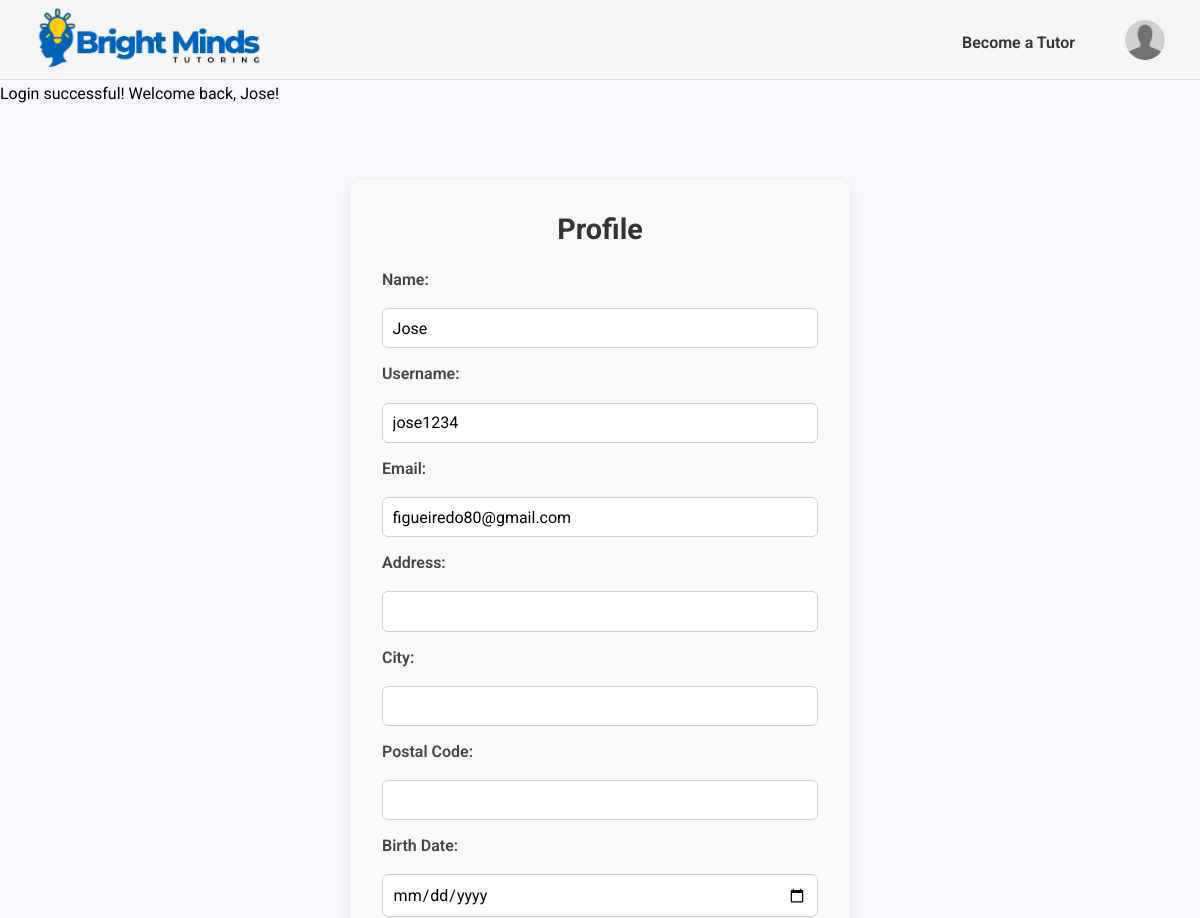
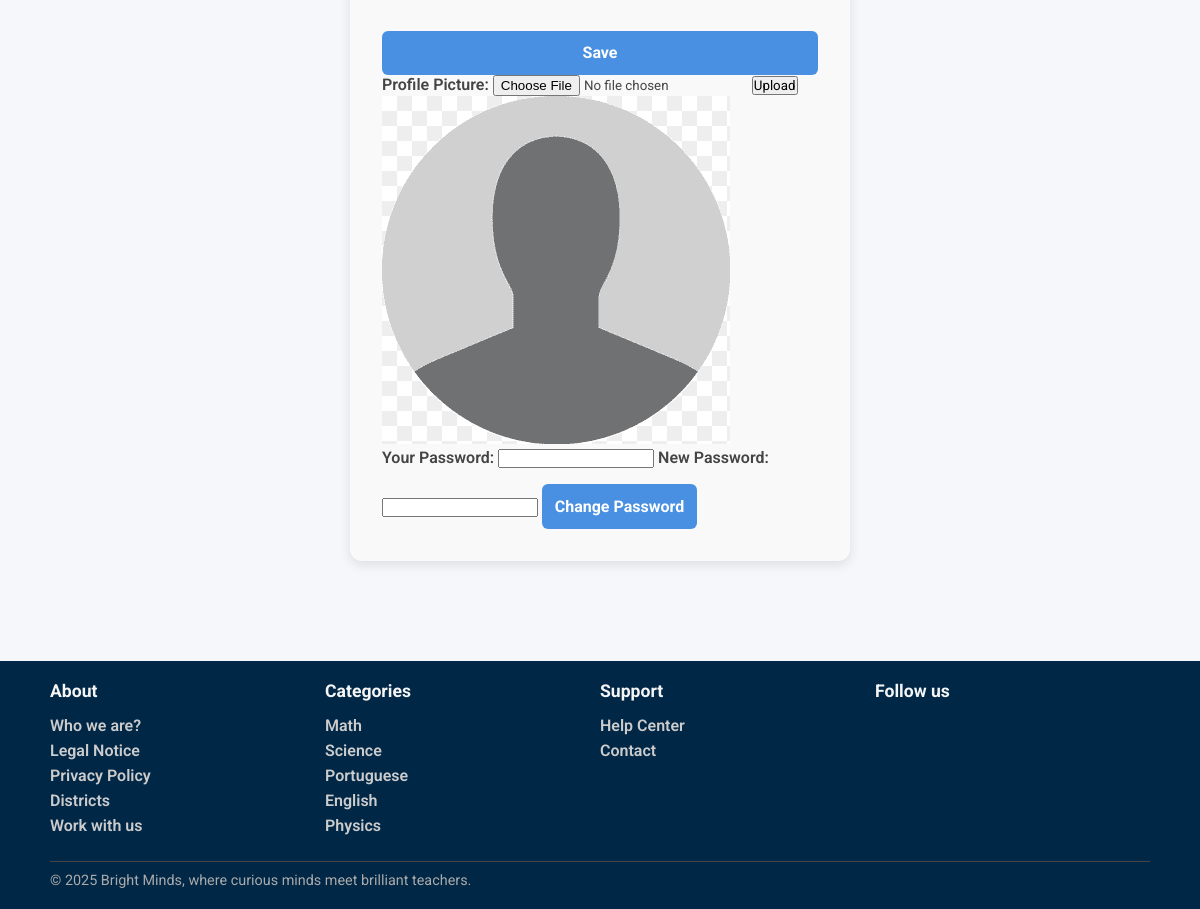
The page /pages/profile.php (signed in) on the database its author committed (2 pictures, top to bottom).
### tables this page shows
CREATE TABLE User (
    user_id INTEGER PRIMARY KEY,
    username TEXT UNIQUE NOT NULL,
    name TEXT NOT NULL,
    birth_date DATE,
    email TEXT UNIQUE NOT NULL,
    password TEXT NOT NULL,
    usertype TEXT CHECK(usertype IN ('student', 'tutor', 'admin')) NOT NULL,
    address TEXT,
    postal_code TEXT,
    city TEXT,
    registration_date DATE NOT NULL,
    profile_image TEXT
);

CREATE TABLE Category(
    category_name TEXT PRIMARY KEY
);

### pages/profile.php (called while the page is built)
<?php
    require_once(__DIR__. '/../templates/common.tpl.php');
    require_once(__DIR__. '/../templates/user.tpl.php');
    require_once(__DIR__.'/../database/connection.db.php');
    require_once(__DIR__.'/../database/categories.php');
    $session = new Session();
    $db = getDatabaseConnection();
    $categories  = getAllCategories($db);
    $user = User::getUserbyId($db,intval($session->getId()));
    drawHeader($session);
    drawEditProfile($user, $session);
    drawFooter($categories);
?>

### utils/session.php (called while the page is built, shortened)
<?php
  class Session {
    private array $messages;
    public function __construct() {
      $this->messages = isset($_SESSION['messages']) ? $_SESSION['messages'] : array();
    }
    public function isLoggedIn() : bool {
      return isset($_SESSION['id']);
    }
    public function getId() : ?int {
      return isset($_SESSION['id']) ? $_SESSION['id'] : null;
    }
    public function getUserType() : ?string {
      return isset($_SESSION['user_type']) ? $_SESSION['user_type'] : null;
    }
    public function getPhoto(): ?string{
      return isset($_SESSION['photo']) ? $_SESSION['photo'] : null;
    }
    public function getMessages() {
      return $this->messages;
    }
  }
?>

### database/user.class.php (called while the page is built, shortened)
<?php
  class User {
    public function __construct(int $id, string $username, string $name, string $email, string $password, string $user_type, string $registration_date, ?string $birth_date, ?string $address, ?string $postal_code, ?string $city, ?string $profile_image) {
      $this->username = $username;
      $this->name= $name;
      $this->email = $email;
      $this->birth_date= $birth_date;
      $this->address = $address;
      $this->postal_code = $postal_code;
      $this->city=$city;
    }
    static function getUserbyId(PDO $db, int $id) : User {
      $stmt = $db->prepare('SELECT * FROM User WHERE user_id = ?');
      $stmt->execute(array($id));
      $user = $stmt->fetch();
      return new User(
          intval($user['user_id']),
          $user['username'],
          $user['name'],
          $user['email'],
          $user['password'],
          $user['usertype'],
          $user['registration_date'],
          $user['birth_date'],
          $user['address'],
          $user['postal_code'],
          $user['city'],
          $user['profile_image']
        );
    }
  }
?>

### database/categories.php (called while the page is built, shortened)
<?php
  function getAllCategories(PDO $db) {
    $stmt = $db->prepare('SELECT category_name
                          FROM Category');
    $stmt->execute();
    return $stmt->fetchAll();
  }
?>

### templates/user.tpl.php (the view, shortened to what this page needs)
<?php
  require_once(__DIR__. '/../utils/session.php');
  require_once(__DIR__.'/../database/user.class.php');
?>
<?php function drawEditProfile(User $user,Session $session){ ?>
  <section id="editProfile">
    <h2>Profile</h2>
    <form action="../actions/action_edit_profile.php" method="post" class="profile">
        <label for="name">Name:</label>
        <input id="name" type="text" name="name" value="<?=htmlspecialchars($user->name)?>">
        <label for="username">Username:</label>
        <input id="username" type="text" name="username" value="<?=htmlspecialchars($user->username)?>">
        <label for="email">Email:</label>
        <input id="email" type="text" name="email" value="<?=htmlspecialchars($user->email)?>">
        <label for="address">Address:</label>
        <input id="address" type="text" name="address" value="<?=htmlspecialchars($user->address)?>">
        <label for="city">City:</label>
        <input id="city" type="text" name="city" value="<?=htmlspecialchars($user->city)?>">
        <label for="postal_code">Postal Code:</label>
        <input id="postal_code" type="text" name="postal_code" value="<?=htmlspecialchars($user->postal_code)?>">
        <label for="birth_date">Birth Date:</label>
        <input id="birth_date" type="date" name="birth_date" value="<?=htmlspecialchars($user->birth_date)?>">
        <button type="submit">Save</button>
    </form>
    <form action="../actions/action_uploadPhoto.php" method="post" enctype="multipart/form-data">
        <label>Profile Picture: <input type="file" name="image"></label>
        <input type="submit" value="Upload">
      </form>
      <img src="<?= $session->getPhoto() ?>" alt="Profile image" >
      <form action="../actions/action_changePassword.php" method="post">
        <label for="your_password">Your Password:</label>
        <input type="password" name="password" required>
        <label for="new_password">New Password:</label>
        <input type="password" name="new_password" required>
        <button type="submit">Change Password</button>
      </form>
  </section>
<?php } ?>

### templates/common.tpl.php (shortened to what this page needs)
<?php
    require_once(__DIR__. '/../utils/session.php');
    require_once(__DIR__.'/../database/user.class.php');
?>
<?php function drawHeader(Session $session){ ?>
    <!DOCTYPE html>
    <html>
        <head>
            <link rel="stylesheet" href="../css/style.css">
            <link rel="stylesheet" href="../css/profile.css">
            <link rel="stylesheet" href="../css/services.css">
            <link rel="stylesheet" href="../css/service_detail.css">
            <link rel="stylesheet" href="../css/admin.css">
            <link rel="stylesheet" href="../css/services_manage.css">
            <link rel="stylesheet" href="../css/client_booking.css">
            <link rel="stylesheet" href="../css/message.css">
        </head>
        <body>
            <header>
                <nav>
                    <a href="../pages/index.php"><img id="logo" src="../docs/BrightMinds_logo.png" alt="BrightMinds Logo"></a>
                    <?php
                        if($session->isLoggedIn()) drawUserNav($session);
                        else drawVisitorNav();
                    ?>
                </nav>
                <section id="messages">
                    <?php foreach ($session->getMessages() as $messsage) { ?>
                        <article class="<?=$messsage['type']?>">
                            <?=$messsage['text']?>
                        </article>
                    <?php } ?>
                </section>
            </header>
            <main>
<?php } ?>
<?php function drawUserNav(Session $session) { ?>
    <div class="user-nav">
        <?php if($session->getUserType()==='student'){ ?>
            <a href="../pages/become_freelancer.php">Become a Tutor</a>
        <?php } else { ?>
            <a href="../pages/add_service.php">Add Service</a>
        <?php } ?>
        <div class="profile-dropdown">
            <button type="button" class="profile-button" onclick="toggleProfileMenu()">
                <img src="<?= $session->getPhoto() ?>" alt="Profile image" class="profile-image">
            </button>
        </div>
    </div>
<?php } ?>
<?php function drawFooter(array $categories){ ?>
            </main>
            <footer>
                <div class="footer-content">
                    <section class="footer-column">
                        <h3>About</h3>
                        <ul>
                            <li><a href="">Who we are?</a></li>
                            <li><a href="">Legal Notice</a></li>
                            <li><a href="">Privacy Policy</a></li>
                            <li><a href="">Districts</a></li>
                            <li><a href="">Work with us</a></li>
                        </ul>
                    </section>
                    <section class="footer-column">
                        <h3>Categories</h3>
                        <ul>
                            <?php foreach($categories as $category){ ?>
                                <li>
                                    <a href=""><?=$category['category_name']?>
                                    </a>
                                </li>
                            <?php } ?>
                        </ul>
                    </section>
                    <section class="footer-column">
                        <h3>Support</h3>
                        <ul>
                            <li><a href="#">Help Center</a></li>
                            <li><a href="#">Contact</a></li>
                        </ul>
                    </section>
                    <section class="footer-column">
                        <h3>Follow us</h3>
                    </section>
                    <div class="footer-bottom">
                        <hr>
                        <p>© 2025 Bright Minds, where curious minds meet brilliant teachers.</p>
                    </div>
                </div>
            </footer>
        </body>
    </html>
<?php } ?>

### css/style.css (style rules this page uses)
* { font-family: "Roboto"; margin:0; padding:0; box-sizing: border-box; }
body { background-color: #f5f7fa; }
header { font-family: "Roboto"; font-style: normal; background-color: whitesmoke; border-bottom: 1px solid #ddd; height: 80px; width: 100%; position: sticky; top:0; left:0; }
nav { display: flex; align-items: center; justify-content: space-between; padding: 5px 35px; }
#logo { height:70px; width: auto; }
a { text-decoration:none; }
.visitor-nav-links li a, .user-nav a { color: #333; font-weight: 600; font-size: 16px; }
.user-nav { display: flex; align-items: center; gap: 50px; }
.user-nav > a { color: #333; font-weight: 600; font-size: 16px; }
.profile-button { background:none; border:none; cursor:pointer; padding:0; }
.profile-image { width: 40px; height: 40px; border-radius: 50%; object-fit: cover; }
.profile-dropdown { position: relative; }
footer { font-family: "Roboto", sans-serif; background-color: #012747; color: #fff; padding: 20px 50px; }
.footer-content { display:grid; grid-template-columns: repeat(4, 1fr); grid-template-rows: auto auto; row-gap: 20px; }
.footer-bottom { grid-column: 1 / -1; }
.footer-column h3 { font-size: 1.1rem; margin-bottom: 15px; color: #f5f5f5; }
.footer-column ul { list-style: none; }
.footer-column ul li { margin-bottom: 6px; }
.footer-column ul li a { text-decoration: none; color: #ccc; }
.footer-bottom { text-align: start; font-size: 0.9rem; color: #aaa; }
.footer-bottom hr { border: none; border-top: 1px solid #444; margin-bottom: 10px; }

### css/profile.css (style rules this page uses)
* { font-family: "Roboto"; margin:0; padding:0; box-sizing: border-box; }
#editProfile { font-family: 'Roboto', sans-serif; margin: 100px auto; max-width: 500px; padding: 2rem; background-color: #f9f9f9; border-radius: 12px; box-shadow: 0 4px 12px rgba(0, 0, 0, 0.1); }
#editProfile h2 { text-align: center; margin-bottom: 1.5rem; font-size: 1.8rem; color: #333; }
#editProfile form.profile { display: flex; flex-direction: column; gap: 1rem; }
#editProfile label { font-weight: 600; color: #444; margin-bottom: 0.2rem; }
#editProfile input[type="text"], #editProfile input[type="date"] { padding: 0.6rem; border: 1px solid #ccc; border-radius: 6px; font-size: 1rem; transition: border-color 0.3s ease; }
#editProfile button[type="submit"] { margin-top: 1rem; padding: 0.8rem; background-color: #4a90e2; color: white; border: none; border-radius: 6px; font-size: 1rem; font-weight: bold; cursor: pointer; transition: background-color 0.3s ease; }

### css/services_manage.css (style rules this page uses)
a { color: #0066cc; text-decoration: none; }

### css/client_booking.css (style rules this page uses)
a { color: #0066cc; text-decoration: none; font-weight: 600; }

### rows shown on the page
user: name "Jose", username "jose1234", email "figueiredo80@gmail.com"
category: category_name "Math"
category: category_name "Science"
category: category_name "Portuguese"
category: category_name "English"
category: category_name "Physics"

### other values the page prints
$messsage['text'] "Login successful! Welcome back, Jose!"
